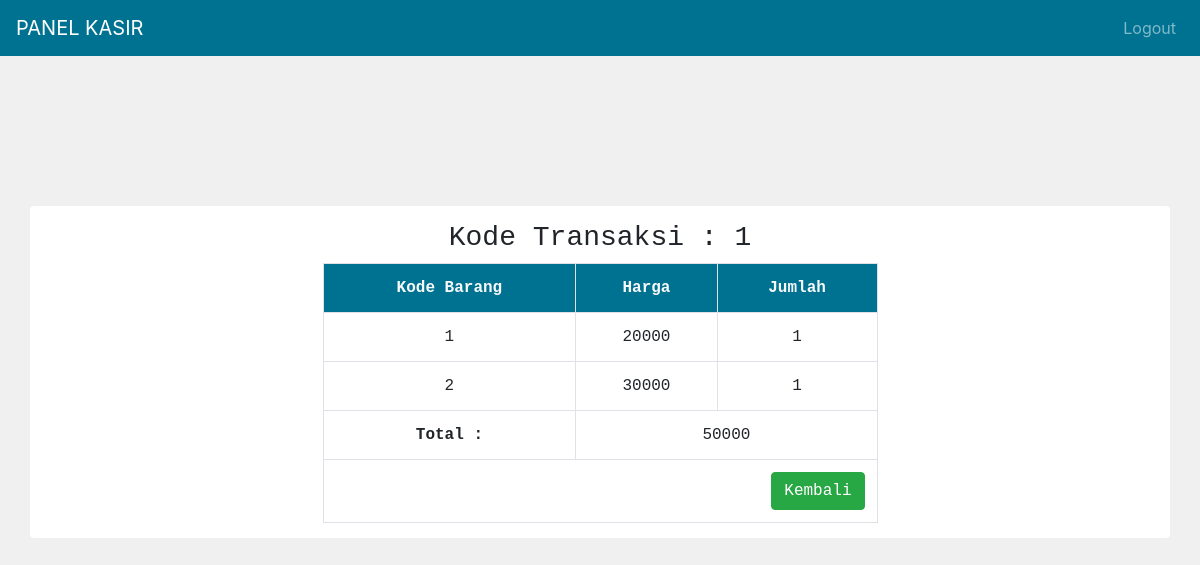
/detail_trans_kas.php (signed in), run on the app's committed database.
### tables this page shows
CREATE TABLE `orderdetail` (
  `productid` int(11) NOT NULL,
  `orderid` int(11) NOT NULL,
  `price` float NOT NULL,
  `quantity` int(11) NOT NULL
);

### func.php (called while the page is built, shortened)
<?php
    require_once "Config.php";
    function order_detail($item=""){
        global $con;
        $hasil = array();
        if($item != "") $sql = "SELECT * FROM orderdetail WHERE orderid = :item";
        else $sql = "SELECT * from orderdetail";
        try{
            $stmt = $con->prepare($sql);
            if($item != "") $stmt->bindValue(':item', $item, PDO::PARAM_STR);
            if($stmt->execute()){
                $stmt->setFetchMode(PDO::FETCH_ASSOC);
                $rs = $stmt->fetchAll();
                if($rs != null){
                    $i = 0;
                    foreach($rs as $val){
                        $hasil[$i]['productid'] = $val['productid'];
                        $hasil[$i]['orderid'] = $val['orderid'];
                        $hasil[$i]['price'] = $val['price'];
                        $hasil[$i]['quantity'] = $val['quantity'];
                        $i++;
                    }
                }
            }
        }catch(Exception $e){
            echo 'Error select_data : '.$e->getMessage();
        }
        return $hasil;
    }
?>

### detail_trans_kas.php (the view, shortened to what this page needs)
<?php
require 'config.php';
$kasir = $_SESSION['user'];
$sql1 = 'INSERT INTO orders (name, datecreation, status, user) VALUES ("New Order",now(),0,"'.$kasir.'")';
mysqli_query($conn, $sql1);
$ordersid = mysqli_insert_id($conn);
 ?>
<!DOCTYPE html>
<html lang="en">
<head>
	<link rel="stylesheet" href="templates/bootstrap.min.css">
</head>
<body style="background-color: #f0f0f0;">
    <nav class="navbar navbar-expand-sm navbar-dark" style="background-color: #007291;">
		<a class="navbar-brand" href="index_kasir.php">PANEL KASIR</a>
		<div class="collapse navbar-collapse" id="collapsibleNavbar">
			<ul class="navbar-nav ml-auto">
				<li class="nav-item">
					<a class="nav-link" href="logout.php">Logout</a>
				</li>
			</ul>
		</div>
	</nav>
	<div class="container text-monospace rounded" style="margin-top:150px; background-color: #ffffff; text-align: center; padding-bottom: 15px;">
    <?php
    require_once "func.php";
			if (!isset($_SESSION['user'])) {
				header("Location: login.php");
			} else {
				$data_table = '';
				$total = 0;
				$data = order_detail($ordersid);
				foreach ($data as $key => $val) {
					$data_table .= '
						<tr>
							<td>'.$val['productid'].'</td>
							<td><center>'.$val['price'].'</center></td>
							<td><center>'.$val['quantity'].'</center></td>
						</tr>
					';
					$total += $val['price']*$val['quantity'];
				}
				echo '
				<h3 style="padding-top:15px;">Kode Transaksi : '.$ordersid.'</h3>
				<form method="post" action="detail_trans.php?id='.$ordersid.'">
					<table class="table table-bordered table-hover text-monospace" style="width: 50%; margin: auto;" id="tabel">
						<tr class="header text-light"  style="background-color: #007291;"scope="col">
							<th nowrap><center>Kode Barang</center></th>
							<th nowrap><center>Harga</center></th>
							<th nowrap><center>Jumlah</center></th>
						</tr>
						'.$data_table.'
						<tr align="center">
							<th><center>Total :</center></th>
							<td colspan="2">'.$total.'</td>
						</tr>
						<tr align="right">
							<td colspan="3"><a class="btn btn-success" href="index_kasir.php">Kembali</a></td>
						</tr>
					</table>
					</form>
				';
			}
    ?>
    </div>
</body>

### data on the page
orderdetail: productid "1", price "20000", quantity "1"
orderdetail: productid "2", price "30000", quantity "1"

### other printed values
$ordersid "1"
$total "50000"
